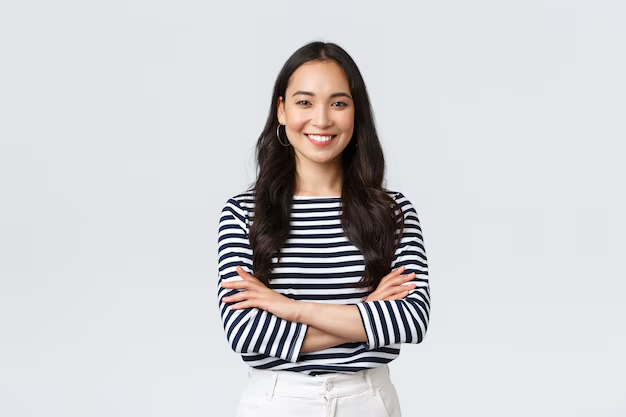
#> input picture 08-Cartooning Image/image.png, 626 x 417 px
$ jupyter execute cartooning_image.ipynb   (shell and % lines are left out)
#> lines starting #> are read from the running program, lines starting #| are printed output that depends on the picture; after the words box and inside, x2 and y2 are one past the last pixel; in counts of white or black regions, pixels touching at a corner belong together
### Cartooning an Image using OpenCV
Turning a normal Photo to a funny one.

##### 1. Importing Libraries

[cell 1]
import cv2
import matplotlib.pyplot as plt

##### 2. Importing the Data

[cell 2]
image = cv2.imread('image.png')
#> image is the input picture: shape (417, 626, 3); mean B, G, R 209, 206.4, 207.8

[cell 3]
plt.imshow(cv2.cvtColor(image, cv2.COLOR_BGR2RGB))
plt.axis('off')
plt.show()

##### 3. Main Part

[cell 4]
# Image Preprocessing (Gray and blure)
gray_image = cv2.cvtColor(image, cv2.COLOR_BGR2GRAY)
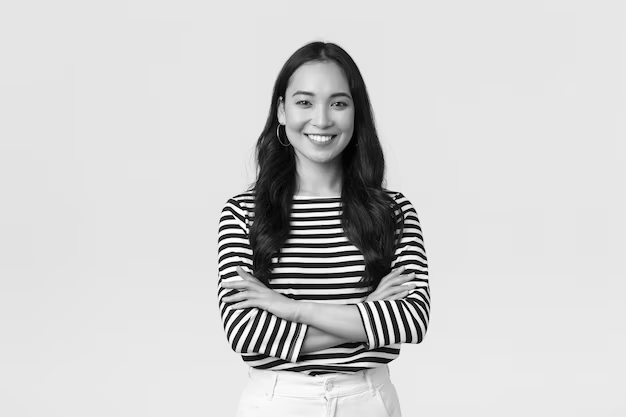
#> gray_image: shape (417, 626); min 0, max 255, mean 207
blure_gray_image = cv2.medianBlur(gray_image, 5)
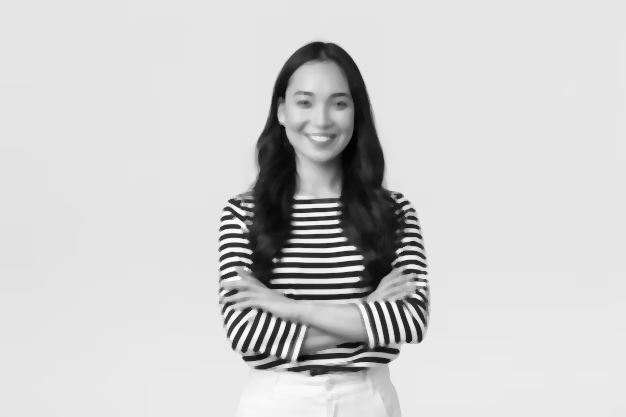
#> blure_gray_image: shape (417, 626); min 3, max 252, mean 207.6

# Edge
edge = cv2.adaptiveThreshold(blure_gray_image, 255, cv2.ADAPTIVE_THRESH_MEAN_C, cv2.THRESH_BINARY, 9, 9)
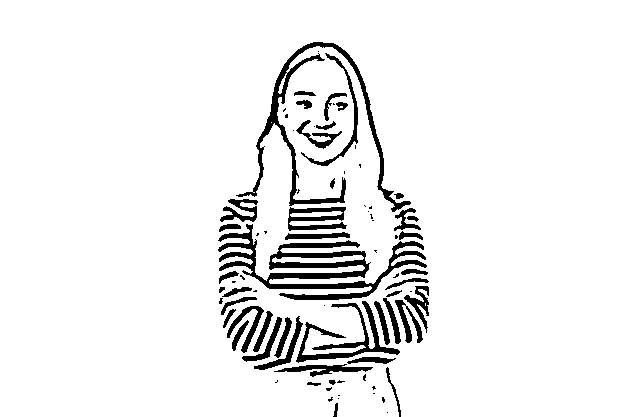
#> edge: shape (417, 626); 93.4% white; 80 black regions (37 under 20 px), largest, box (x1, y1, x2, y2) and area: (218, 224, 427, 300) 4462, (236, 42, 411, 212) 2853, (296, 301, 400, 363) 1453

# Smooth Color
color = cv2.bilateralFilter(image, 9, 250, 250)
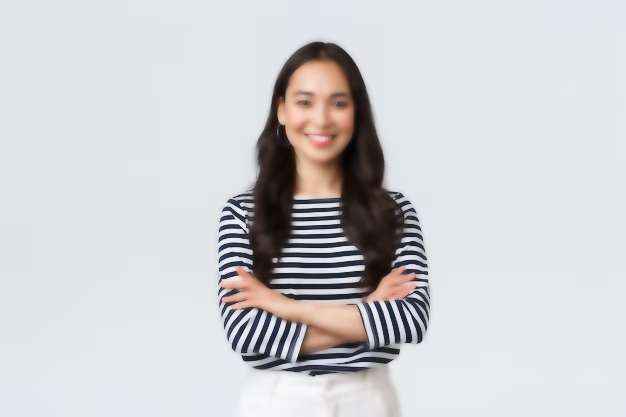
#> color: shape (417, 626, 3); mean B, G, R 209.1, 206.5, 207.9

# Combine
cartoon = cv2.bitwise_and(color, color, mask=edge)
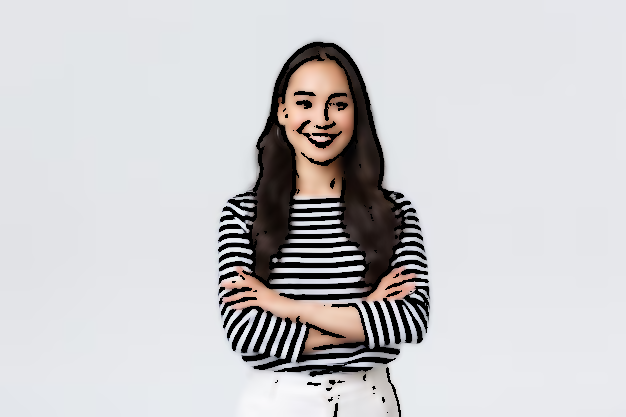
#> cartoon: shape (417, 626, 3); mean B, G, R 204.7, 202.4, 203.4

##### 4. Display the Image

[cell 5]
# Note: cv2.imshow() won't work in Jupyter notebooks
# cv2.imshow("Cartoon", cartoon)
cv2.imwrite("cartoon_output.png", cartoon)
#> Out = True
# cv2.waitKey(0)
# cv2.destroyAllWindows()

[cell 6]
plt.imshow(cv2.cvtColor(cartoon, cv2.COLOR_BGR2RGB))
plt.axis('off')
plt.show()
